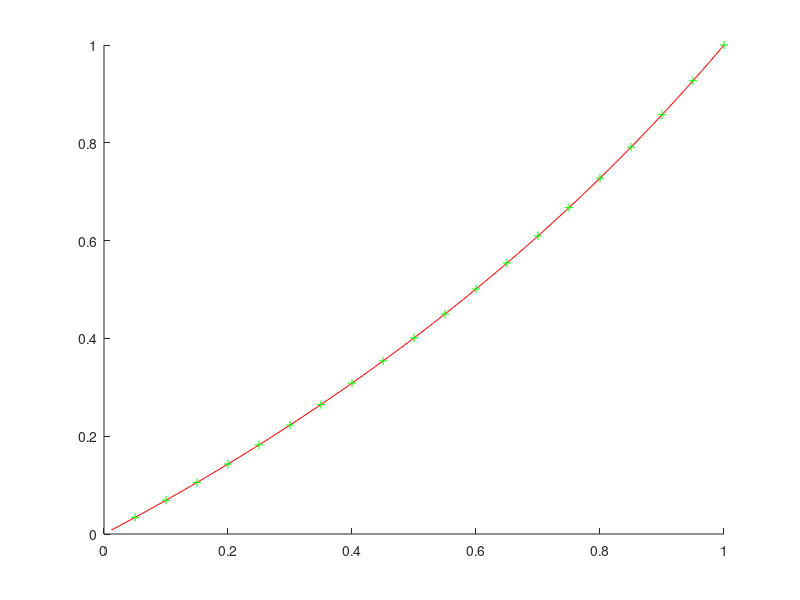

Recreate this plot in MATLAB.
%here is my idea on how to create the sensitivity curves...
%I think we should be able to get such a form, that given x, we'll be able to
%get y (no creation of big tables...)
function bezier
figure;
hold on;

for i =6
  bezier_plot(i/10);
  bezier1_plot(i/10);
  
endfor
hold off;
endfunction

function bezier_plot(pt)

p0=[0;0];
p1=[pt; 1-pt];
p2=[1;1];

for T = 1:100
  t=T/100;
  B = [(1-t)^2; 2*t *(1-t); t^2];
  b(T,:) = [B(1)*p0(1) + B(2)*p1(1) + B(3)*p2(1); B(1)*p0(2) + B(2)*p1(2) + B(3)*p2(2)];
endfor

plot(b(:,1), b(:,2), 'r');

endfunction


function bezier1_plot(pt)

p0=[0;0];
p1=[pt; 1-pt];
p2=[1;1];

a = p0(1) - 2 * p1(1) + p2(1);
b = 2 * (p1(1) - p0(1));

for X = 1:20
  x=X/20;
  c = p0(1) - x;
  
  t = (-b + sqrt(b^2 - 4*a*c)) / (2 * a);
  
  B = [(1-t)^2; 2*t *(1-t); t^2];
  b1(X,:) = [x; B(1)*p0(2) + B(2)*p1(2) + B(3)*p2(2)];
endfor
b1
plot(b1(:,1), b1(:,2), 'g.+');

endfunction


